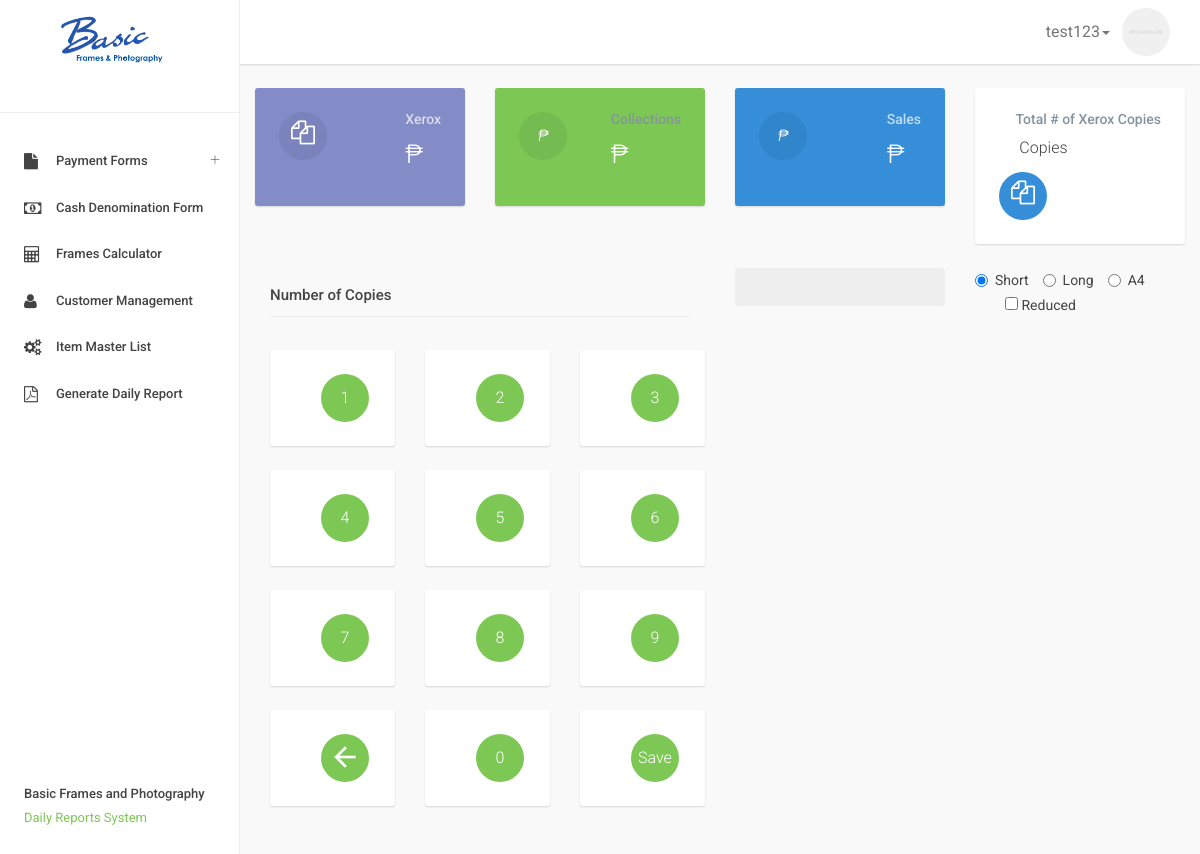
The app's page / (signed in) with its own data.
### tables this page shows
CREATE TABLE `item_master_list` (
  `id` int(50) NOT NULL AUTO_INCREMENT,
  `item_name` varchar(50) DEFAULT NULL,
  `price` varchar(50) DEFAULT NULL,
  `item_class` varchar(50) DEFAULT NULL,
  PRIMARY KEY (`id`)
);

### functions/get_xerox_price.php (the view, shortened to what this page needs)
<?php
include('connection.php');
$a = 1;
$sql = "SELECT * FROM item_master_list WHERE item_class ='Xerox' ORDER BY id";
$result = $conn->query($sql);
	if ($result->num_rows > 0) {
	  while($row = $result->fetch_assoc()) {
	  	if($a == 1){
	  		$checked = "checked";
	  	}else
	  	{
	  		$checked = "";
	  	}
	  	echo '
	  	<label class="radio-inline" for="example-inline-radio'.$a.'">
            <input type="radio" id="bond_paper_size" name="bond_paper_size" value="'.$row["item_name"].'" '.$checked.'/> '.$row["item_name"].'
        </label>
	  	';
	  	$a++;
	  }
	}else{
	}
?>

### records on screen
item_master_list: item_name "Short"
item_master_list: item_name "Long"
item_master_list: item_name "A4"

### other values on screen
$_SESSION['username'] "test123"
